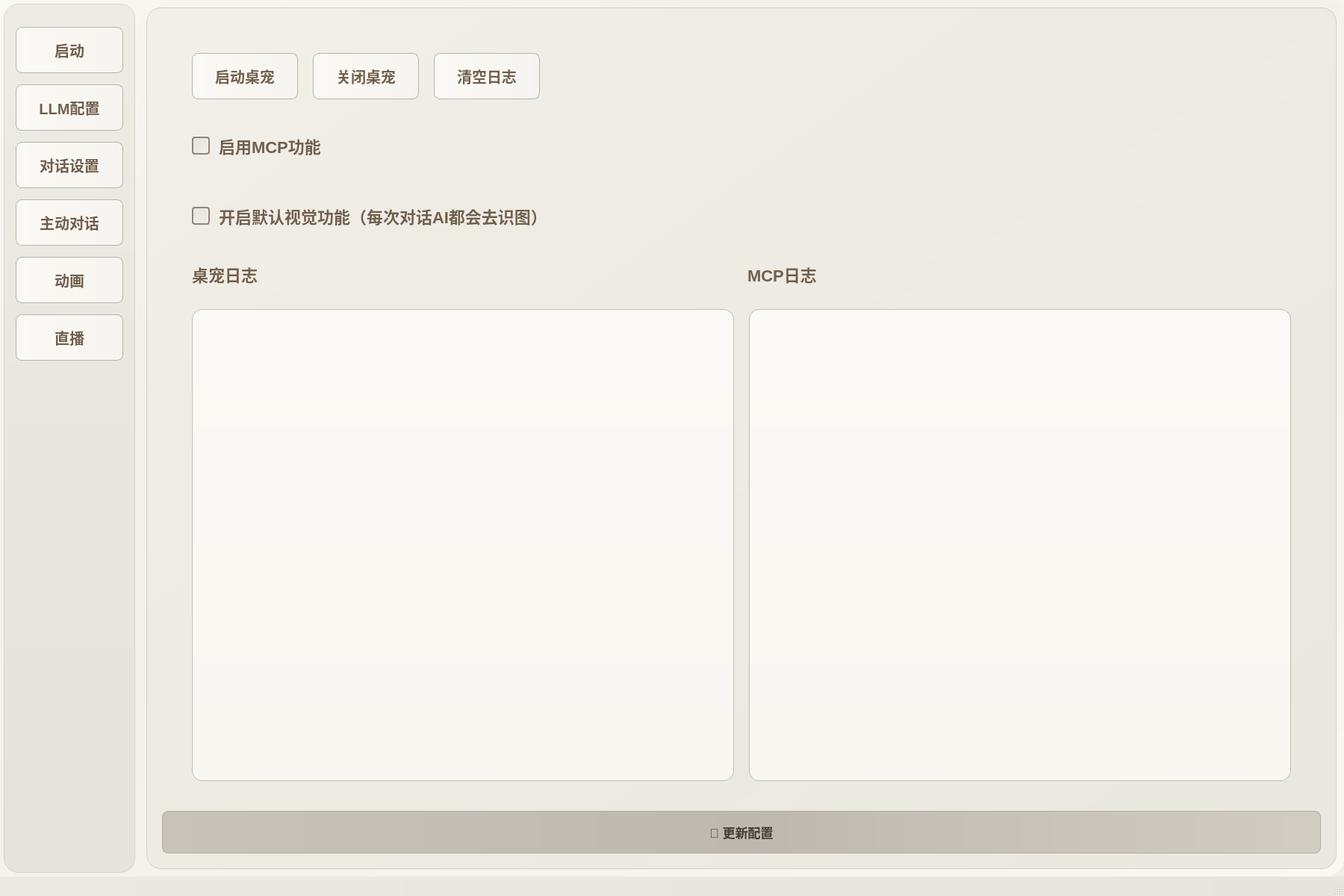
<?xml version="1.0" encoding="UTF-8"?>
<ui version="4.0">
 <class>MainWindow</class>
 <widget class="QMainWindow" name="MainWindow">
  <property name="geometry">
   <rect>
    <x>0</x>
    <y>0</y>
    <width>1800</width>
    <height>1200</height>
   </rect>
  </property>
  <property name="windowTitle">
   <string>AI桌宠控制中心</string>
  </property>
  <property name="styleSheet">
   <string notr="true">/* 主窗口背景 - 浅色渐变 */
QMainWindow {
    background: qlineargradient(x1:0, y1:0, x2:1, y2:1, stop:0 rgba(250, 249, 245, 255), stop:0.5 rgba(245, 243, 235, 255), stop:1 rgba(240, 238, 230, 255));
    border-radius: 25px;
}

/* 中央部件 - 浅色渐变 */
QWidget#centralwidget {
    background: qlineargradient(x1:0, y1:0, x2:1, y2:1, stop:0 rgba(248, 247, 242, 255), stop:0.3 rgba(242, 240, 232, 255), stop:0.7 rgba(245, 243, 235, 255), stop:1 rgba(250, 248, 240, 255));
    border-radius: 25px;
}

/* 侧边栏样式 - 浅灰渐变 */
QFrame#sidebar {
    background: qlineargradient(x1:0, y1:0, x2:0, y2:1, stop:0 rgba(235, 233, 225, 200), stop:0.5 rgba(230, 228, 220, 200), stop:1 rgba(225, 223, 215, 200));
    border: 1px solid rgba(200, 195, 185, 150);
    border-radius: 20px;
    margin: 5px;
}

/* 导航按钮样式 */
QPushButton#navButton {
    background: qlineargradient(x1:0, y1:0, x2:1, y2:0, stop:0 rgba(220, 218, 210, 180), stop:1 rgba(215, 213, 205, 180));
    color: rgb(114, 95, 77);
    text-align: left;
    padding: 20px 25px;
    border: 1px solid rgba(180, 175, 165, 120);
    border-radius: 12px;
    font-size: 20px;
    font-family: "Microsoft YaHei", "SimHei", sans-serif;
    font-weight: bold;
    margin: 5px 0px;
}

QPushButton#navButton:hover {
    background: qlineargradient(x1:0, y1:0, x2:1, y2:0, stop:0 rgba(210, 205, 195, 220), stop:1 rgba(200, 195, 185, 220));
    color: rgb(60, 55, 45);
    border: 1px solid rgba(160, 155, 145, 180);
    box-shadow: 0px 2px 8px rgba(140, 135, 125, 60);
}

QPushButton#navButton:checked {
    background: qlineargradient(x1:0, y1:0, x2:1, y2:0, stop:0 rgba(190, 185, 175, 255), stop:1 rgba(180, 175, 165, 255));
    color: rgb(40, 35, 25);
    font-weight: bold;
    border: 2px solid rgba(120, 115, 105, 220);
    box-shadow: 0px 2px 15px rgba(100, 95, 85, 100);
}

/* 主内容区域 - 浅色毛玻璃效果 */
QFrame#contentArea {
    background: qlineargradient(x1:0, y1:0, x2:1, y2:1, stop:0 rgba(240, 238, 230, 200), stop:0.5 rgba(235, 233, 225, 200), stop:1 rgba(230, 228, 220, 200));
    border: 1px solid rgba(200, 195, 185, 180);
    border-radius: 20px;
    margin: 10px;
    padding: 0px;
}

/* 堆叠控件背景 */
QStackedWidget {
    background-color: transparent;
}

/* 页面背景 */
QWidget#page, QWidget#page_2, QWidget#page_3, QWidget#page_4, QWidget#page_5, QWidget#page_6 {
    background-color: transparent;
}

/* 标签样式 */
QLabel {
    color: rgb(114, 95, 77);
    font-size: 22px;
    font-family: "Microsoft YaHei", "SimHei", sans-serif;
    font-weight: bold;
    background-color: transparent;
}

/* 输入框样式 - 浅色毛玻璃效果 */
QLineEdit {
    background: qlineargradient(x1:0, y1:0, x2:0, y2:1, stop:0 rgba(250, 249, 245, 255), stop:1 rgba(248, 247, 242, 255));
    border: 1px solid rgba(180, 175, 165, 200);
    border-radius: 14px;
    padding: 12px 18px;
    color: rgb(114, 95, 77);
    font-size: 22px;
    font-family: "Microsoft YaHei", "SimHei", sans-serif;
    font-weight: bold;
}

QLineEdit:focus {
    border: 2px solid rgb(140, 135, 125);
    background: qlineargradient(x1:0, y1:0, x2:0, y2:1, stop:0 rgba(215, 213, 205, 255), stop:1 rgba(225, 223, 215, 255));
    box-shadow: 0px 0px 15px rgba(120, 115, 105, 80);
}

/* 文本编辑框样式 - 浅色毛玻璃效果 */
QTextEdit {
    background: qlineargradient(x1:0, y1:0, x2:0, y2:1, stop:0 rgba(250, 249, 245, 255), stop:1 rgba(248, 247, 242, 255));
    border: 1px solid rgba(180, 175, 165, 200);
    border-radius: 14px;
    padding: 15px;
    color: rgb(114, 95, 77);
    font-size: 22px;
    font-family: "Microsoft YaHei", "SimHei", sans-serif;
    font-weight: bold;
}

QTextEdit:focus {
    border: 2px solid rgb(140, 135, 125);
    background: qlineargradient(x1:0, y1:0, x2:0, y2:1, stop:0 rgba(245, 244, 240, 255), stop:1 rgba(248, 247, 242, 255));
    box-shadow: 0px 0px 15px rgba(120, 115, 105, 80);
}

/* 复选框样式 */
QCheckBox {
    color: rgb(114, 95, 77);
    font-size: 22px;
    font-family: "Microsoft YaHei", "SimHei", sans-serif;
    font-weight: bold;
    spacing: 12px;
    margin: 15px 0px;
    background-color: transparent;
}

QCheckBox::indicator {
    width: 20px;
    height: 20px;
    border-radius: 4px;
    border: 2px solid rgb(140, 135, 125);
    background: qlineargradient(x1:0, y1:0, x2:1, y2:1, stop:0 rgba(230, 228, 220, 255), stop:1 rgba(240, 238, 230, 255));
}

QCheckBox::indicator:checked {
    background: qlineargradient(x1:0, y1:0, x2:1, y2:1, stop:0 rgba(120, 115, 105, 255), stop:1 rgba(100, 95, 85, 255));
    border: 2px solid rgb(80, 75, 65);
}

QCheckBox::indicator:hover {
    border: 2px solid rgb(100, 95, 85);
    box-shadow: 0px 0px 8px rgba(120, 115, 105, 60);
}

/* 按钮样式 - 浅色渐变 */
QPushButton {
    background: qlineargradient(x1:0, y1:0, x2:1, y2:0, stop:0 rgba(250, 249, 245, 255), stop:0.5 rgba(248, 247, 242, 255), stop:1 rgba(245, 244, 240, 255));
    color: rgb(114, 95, 77);
    border: 1px solid rgba(160, 155, 145, 180);
    border-radius: 8px;
    padding: 15px 30px;
    font-size: 20px;
    font-family: "Microsoft YaHei", "SimHei", sans-serif;
    font-weight: bold;
}

QPushButton:hover {
    background: qlineargradient(x1:0, y1:0, x2:1, y2:0, stop:0 rgba(180, 175, 165, 255), stop:1 rgba(170, 165, 155, 255));
    color: rgb(40, 35, 25);
    box-shadow: 0px 4px 20px rgba(120, 115, 105, 120);
}

QPushButton:pressed {
    background: qlineargradient(x1:0, y1:0, x2:1, y2:0, stop:0 rgba(160, 155, 145, 255), stop:1 rgba(150, 145, 135, 255));
}

/* 控制按钮特殊样式 */
QPushButton#startButton {
    background: qlineargradient(x1:0, y1:0, x2:1, y2:0, stop:0 rgba(144, 238, 144, 255), stop:1 rgba(152, 251, 152, 255));
    color: rgb(34, 139, 34);
}

QPushButton#stopButton {
    background: qlineargradient(x1:0, y1:0, x2:1, y2:0, stop:0 rgba(255, 182, 193, 255), stop:1 rgba(255, 160, 122, 255));
    color: rgb(139, 69, 19);
}

/* 动作按钮特殊样式 */
QPushButton#motionButton {
    background: qlineargradient(x1:0, y1:0, x2:1, y2:0, stop:0 rgba(173, 216, 230, 255), stop:1 rgba(135, 206, 250, 255));
    color: rgb(25, 25, 112);
    padding: 12px 20px;
    font-size: 16px;
    margin: 5px;
}

QPushButton#motionButton:hover {
    background: qlineargradient(x1:0, y1:0, x2:1, y2:0, stop:0 rgba(135, 206, 250, 255), stop:1 rgba(100, 149, 237, 255));
    color: rgb(0, 0, 139);
}

/* 保存按钮特殊样式 */
QPushButton#saveConfigButton {
    background: qlineargradient(x1:0, y1:0, x2:1, y2:0, stop:0 rgba(200, 195, 185, 255), stop:0.5 rgba(190, 185, 175, 255), stop:1 rgba(210, 205, 195, 255));
    color: rgb(70, 65, 55);
    font-size: 17px;
    font-weight: bold;
    padding: 15px;
}

QPushButton#saveConfigButton:hover {
    background: qlineargradient(x1:0, y1:0, x2:1, y2:0, stop:0 rgba(170, 165, 155, 255), stop:1 rgba(160, 155, 145, 255));
    color: rgb(40, 35, 25);
    box-shadow: 0px 4px 20px rgba(120, 115, 105, 120);
}

/* 滚动条样式 */
QScrollBar:vertical {
    background: qlineargradient(x1:0, y1:0, x2:1, y2:0, stop:0 rgba(225, 223, 215, 255), stop:1 rgba(235, 233, 225, 255));
    width: 10px;
    border-radius: 5px;
}

QScrollBar::handle:vertical {
    background: qlineargradient(x1:0, y1:0, x2:1, y2:0, stop:0 rgba(160, 155, 145, 255), stop:1 rgba(140, 135, 125, 255));
    border-radius: 5px;
    min-height: 20px;
}

QScrollBar::handle:vertical:hover {
    background: qlineargradient(x1:0, y1:0, x2:1, y2:0, stop:0 rgba(120, 115, 105, 255), stop:1 rgba(100, 95, 85, 255));
}

QScrollBar::add-line:vertical, QScrollBar::sub-line:vertical {
    height: 0px;
}

/* 标题样式 */
QLabel#sectionTitle {
    color: rgb(114, 95, 77);
    font-size: 28px;
    font-family: "Microsoft YaHei", "SimHei", sans-serif;
    font-weight: bold;
    padding: 15px 0px;
    margin-bottom: 20px;
    background-color: transparent;
}

/* 子标题样式 */
QLabel#subTitle {
    font-weight: bold; 
    font-size: 16px;
    margin: 20px 0px 10px 0px;
    background-color: transparent;
    color: rgb(114, 95, 77);
}

/* 菜单栏样式 */
QMenuBar {
    background: qlineargradient(x1:0, y1:0, x2:1, y2:0, stop:0 rgba(235, 233, 225, 255), stop:1 rgba(230, 228, 220, 255));
    color: rgb(70, 65, 55);
    font-size: 18px;
    font-family: "Microsoft YaHei", "SimHei", sans-serif;
    font-weight: bold;
    border-radius: 25px 25px 0px 0px;
}

QMenuBar::item:selected {
    background: qlineargradient(x1:0, y1:0, x2:1, y2:0, stop:0 rgba(200, 195, 185, 255), stop:1 rgba(180, 175, 165, 255));
    color: rgb(40, 35, 25);
}

/* 状态栏样式 */
QStatusBar {
    background: qlineargradient(x1:0, y1:0, x2:1, y2:0, stop:0 rgba(235, 233, 225, 255), stop:1 rgba(230, 228, 220, 255));
    color: rgb(70, 65, 55);
    font-size: 18px;
    font-family: "Microsoft YaHei", "SimHei", sans-serif;
    font-weight: bold;
    border-radius: 0px 0px 25px 25px;
}</string>
  </property>
  <widget class="QWidget" name="centralwidget">
   <layout class="QHBoxLayout" name="horizontalLayout">
    <property name="spacing">
     <number>0</number>
    </property>
    <property name="leftMargin">
     <number>0</number>
    </property>
    <property name="topMargin">
     <number>0</number>
    </property>
    <property name="rightMargin">
     <number>0</number>
    </property>
    <property name="bottomMargin">
     <number>0</number>
    </property>
    <item>
     <widget class="QFrame" name="sidebar">
      <property name="maximumSize">
       <size>
        <width>240</width>
        <height>16777215</height>
       </size>
      </property>
      <property name="frameShape">
       <enum>QFrame::NoFrame</enum>
      </property>
      <layout class="QVBoxLayout" name="verticalLayout">
       <property name="spacing">
        <number>15</number>
       </property>
       <property name="leftMargin">
        <number>15</number>
       </property>
       <property name="topMargin">
        <number>30</number>
       </property>
       <property name="rightMargin">
        <number>15</number>
       </property>
       <property name="bottomMargin">
        <number>30</number>
       </property>
       <item>
        <widget class="QPushButton" name="pushButton_3">
         <property name="objectName">
          <string>navButton</string>
         </property>
         <property name="text">
          <string>启动</string>
         </property>
         <property name="checkable">
          <bool>true</bool>
         </property>
         <property name="checked">
          <bool>true</bool>
         </property>
        </widget>
       </item>
       <item>
        <widget class="QPushButton" name="pushButton">
         <property name="objectName">
          <string>navButton</string>
         </property>
         <property name="text">
          <string>LLM配置</string>
         </property>
         <property name="checkable">
          <bool>true</bool>
         </property>
        </widget>
       </item>
       <item>
        <widget class="QPushButton" name="pushButton_5">
         <property name="objectName">
          <string>navButton</string>
         </property>
         <property name="text">
          <string>对话设置</string>
         </property>
         <property name="checkable">
          <bool>true</bool>
         </property>
        </widget>
       </item>
       <item>
        <widget class="QPushButton" name="pushButton_6">
         <property name="objectName">
          <string>navButton</string>
         </property>
         <property name="text">
          <string>主动对话</string>
         </property>
         <property name="checkable">
          <bool>true</bool>
         </property>
        </widget>
       </item>
       <item>
        <widget class="QPushButton" name="pushButton_animation">
         <property name="objectName">
          <string>navButton</string>
         </property>
         <property name="text">
          <string>动画</string>
         </property>
         <property name="checkable">
          <bool>true</bool>
         </property>
        </widget>
       </item>
       <item>
        <widget class="QPushButton" name="pushButton_2">
         <property name="objectName">
          <string>navButton</string>
         </property>
         <property name="text">
          <string>直播</string>
         </property>
         <property name="checkable">
          <bool>true</bool>
         </property>
        </widget>
       </item>
       <item>
        <spacer name="verticalSpacer_2">
         <property name="orientation">
          <enum>Qt::Vertical</enum>
         </property>
         <property name="sizeHint" stdset="0">
          <size>
           <width>20</width>
           <height>40</height>
          </size>
         </property>
        </spacer>
       </item>
      </layout>
     </widget>
    </item>
    <item>
     <widget class="QFrame" name="contentArea">
      <property name="frameShape">
       <enum>QFrame::NoFrame</enum>
      </property>
      <layout class="QVBoxLayout" name="verticalLayout_2">
       <property name="spacing">
        <number>0</number>
       </property>
       <property name="leftMargin">
        <number>20</number>
       </property>
       <property name="topMargin">
        <number>20</number>
       </property>
       <property name="rightMargin">
        <number>20</number>
       </property>
       <property name="bottomMargin">
        <number>20</number>
       </property>
       <item>
        <widget class="QStackedWidget" name="stackedWidget">
         <property name="currentIndex">
          <number>0</number>
         </property>
         <!-- 启动页面 -->
         <widget class="QWidget" name="page">
          <layout class="QVBoxLayout" name="page_layout">
           <property name="spacing">
            <number>30</number>
           </property>
           <property name="leftMargin">
            <number>40</number>
           </property>
           <property name="topMargin">
            <number>40</number>
           </property>
           <property name="rightMargin">
            <number>40</number>
           </property>
           <property name="bottomMargin">
            <number>40</number>
           </property>
           <item>
            <layout class="QHBoxLayout" name="button_layout">
             <property name="spacing">
              <number>20</number>
             </property>
             <item>
              <widget class="QPushButton" name="pushButton_8">
               <property name="objectName">
                <string>startButton</string>
               </property>
               <property name="text">
                <string>启动桌宠</string>
               </property>
              </widget>
             </item>
             <item>
              <widget class="QPushButton" name="pushButton_7">
               <property name="objectName">
                <string>stopButton</string>
               </property>
               <property name="enabled">
                <bool>true</bool>
               </property>
               <property name="text">
                <string>关闭桌宠</string>
               </property>
              </widget>
             </item>
             <item>
              <widget class="QPushButton" name="pushButton_clearLog">
               <property name="text">
                <string>清空日志</string>
               </property>
              </widget>
             </item>
             <item>
              <spacer name="horizontalSpacer_buttons">
               <property name="orientation">
                <enum>Qt::Horizontal</enum>
               </property>
               <property name="sizeHint" stdset="0">
                <size>
                 <width>40</width>
                 <height>20</height>
                </size>
               </property>
              </spacer>
             </item>
            </layout>
           </item>
           <item>
            <widget class="QCheckBox" name="checkBox_mcp">
             <property name="text">
              <string>启用MCP功能</string>
             </property>
            </widget>
           </item>
           <item>
            <widget class="QCheckBox" name="checkBox_5">
             <property name="text">
              <string>开启默认视觉功能（每次对话AI都会去识图）</string>
             </property>
            </widget>
           </item>
           <item>
            <layout class="QHBoxLayout" name="log_labels_layout">
             <property name="spacing">
              <number>20</number>
             </property>
             <item>
              <widget class="QLabel" name="label">
               <property name="objectName">
                <string>subTitle</string>
               </property>
               <property name="text">
                <string>桌宠日志</string>
               </property>
              </widget>
             </item>
             <item>
              <spacer name="horizontalSpacer_logs">
               <property name="orientation">
                <enum>Qt::Horizontal</enum>
               </property>
               <property name="sizeHint" stdset="0">
                <size>
                 <width>40</width>
                 <height>20</height>
                </size>
               </property>
              </spacer>
             </item>
             <item>
              <widget class="QLabel" name="label_2">
               <property name="objectName">
                <string>subTitle</string>
               </property>
               <property name="text">
                <string>MCP日志</string>
               </property>
              </widget>
             </item>
             <item>
              <spacer name="horizontalSpacer_logs2">
               <property name="orientation">
                <enum>Qt::Horizontal</enum>
               </property>
               <property name="sizeHint" stdset="0">
                <size>
                 <width>40</width>
                 <height>20</height>
                </size>
               </property>
              </spacer>
             </item>
            </layout>
           </item>
           <item>
            <layout class="QHBoxLayout" name="logs_layout">
             <property name="spacing">
              <number>20</number>
             </property>
             <item>
              <widget class="QTextEdit" name="textEdit_2">
               <property name="readOnly">
                <bool>true</bool>
               </property>
              </widget>
             </item>
             <item>
              <widget class="QTextEdit" name="textEdit">
               <property name="readOnly">
                <bool>true</bool>
               </property>
              </widget>
             </item>
            </layout>
           </item>
          </layout>
         </widget>
         <!-- LLM配置页面 -->
         <widget class="QWidget" name="page_2">
          <layout class="QVBoxLayout" name="page2_layout">
           <property name="spacing">
            <number>30</number>
           </property>
           <property name="leftMargin">
            <number>40</number>
           </property>
           <property name="topMargin">
            <number>40</number>
           </property>
           <property name="rightMargin">
            <number>40</number>
           </property>
           <property name="bottomMargin">
            <number>40</number>
           </property>
           <item>
            <layout class="QFormLayout" name="formLayout">
             <property name="horizontalSpacing">
              <number>30</number>
             </property>
             <property name="verticalSpacing">
              <number>25</number>
             </property>
             <item row="0" column="0">
              <widget class="QLabel" name="label_3">
               <property name="text">
                <string>API KEY:</string>
               </property>
               <property name="objectName">
                <string>subTitle</string>
               </property>
              </widget>
             </item>
             <item row="0" column="1">
              <widget class="QLineEdit" name="lineEdit"/>
             </item>
             <item row="1" column="0">
              <widget class="QLabel" name="label_4">
               <property name="text">
                <string>API URL:</string>
               </property>
               <property name="objectName">
                <string>subTitle</string>
               </property>
              </widget>
             </item>
             <item row="1" column="1">
              <widget class="QLineEdit" name="lineEdit_2"/>
             </item>
             <item row="2" column="0">
              <widget class="QLabel" name="label_5">
               <property name="text">
                <string>模型名称：</string>
               </property>
               <property name="objectName">
                <string>subTitle</string>
               </property>
              </widget>
             </item>
             <item row="2" column="1">
              <widget class="QLineEdit" name="lineEdit_3"/>
             </item>
            </layout>
           </item>
           <item>
            <widget class="QLabel" name="label_6">
             <property name="text">
              <string>AI人设：</string>
             </property>
             <property name="objectName">
              <string>subTitle</string>
             </property>
            </widget>
           </item>
           <item>
            <widget class="QTextEdit" name="textEdit_3">
             <property name="minimumSize">
              <size>
               <width>0</width>
               <height>400</height>
              </size>
             </property>
            </widget>
           </item>
          </layout>
         </widget>
         <!-- 对话设置页面 -->
         <widget class="QWidget" name="page_3">
          <layout class="QVBoxLayout" name="page3_layout">
           <property name="spacing">
            <number>30</number>
           </property>
           <property name="leftMargin">
            <number>40</number>
           </property>
           <property name="topMargin">
            <number>40</number>
           </property>
           <property name="rightMargin">
            <number>40</number>
           </property>
           <property name="bottomMargin">
            <number>40</number>
           </property>
           <item>
            <layout class="QHBoxLayout" name="opening_layout">
             <property name="spacing">
              <number>20</number>
             </property>
             <item>
              <widget class="QLabel" name="label_7">
               <property name="text">
                <string>开场白：</string>
               </property>
               <property name="minimumSize">
                <size>
                 <width>100</width>
                 <height>0</height>
                </size>
               </property>
               <property name="objectName">
                <string>subTitle</string>
               </property>
              </widget>
             </item>
             <item>
              <widget class="QLineEdit" name="lineEdit_4"/>
             </item>
            </layout>
           </item>
           <item>
            <widget class="QCheckBox" name="checkBox_3">
             <property name="text">
              <string>文字输入框（可打字交互）</string>
             </property>
            </widget>
           </item>
           <item>
            <layout class="QHBoxLayout" name="max_msg_layout">
             <property name="spacing">
              <number>20</number>
             </property>
             <item>
              <widget class="QLabel" name="label_10">
               <property name="text">
                <string>最大消息数：</string>
               </property>
               <property name="objectName">
                <string>subTitle</string>
               </property>
              </widget>
             </item>
             <item>
              <widget class="QLineEdit" name="lineEdit_5">
               <property name="maximumSize">
                <size>
                 <width>150</width>
                 <height>16777215</height>
                </size>
               </property>
              </widget>
             </item>
             <item>
              <spacer name="horizontalSpacer_3">
               <property name="orientation">
                <enum>Qt::Horizontal</enum>
               </property>
               <property name="sizeHint" stdset="0">
                <size>
                 <width>40</width>
                 <height>20</height>
                </size>
               </property>
              </spacer>
             </item>
            </layout>
           </item>
           <item>
            <widget class="QCheckBox" name="checkBox_4">
             <property name="text">
              <string>启用上下文限制（超出对话轮次截断）</string>
             </property>
            </widget>
           </item>
           <item>
            <spacer name="verticalSpacer_5">
             <property name="orientation">
              <enum>Qt::Vertical</enum>
             </property>
             <property name="sizeHint" stdset="0">
              <size>
               <width>20</width>
               <height>40</height>
              </size>
             </property>
            </spacer>
           </item>
          </layout>
         </widget>
         <!-- 主动对话页面 -->
         <widget class="QWidget" name="page_5">
          <layout class="QVBoxLayout" name="page5_layout">
           <property name="spacing">
            <number>30</number>
           </property>
           <property name="leftMargin">
            <number>40</number>
           </property>
           <property name="topMargin">
            <number>40</number>
           </property>
           <property name="rightMargin">
            <number>40</number>
           </property>
           <property name="bottomMargin">
            <number>40</number>
           </property>
           <item>
            <widget class="QCheckBox" name="checkBox">
             <property name="text">
              <string>启动主动对话</string>
             </property>
            </widget>
           </item>
           <item>
            <layout class="QHBoxLayout" name="interval_layout">
             <property name="spacing">
              <number>20</number>
             </property>
             <item>
              <widget class="QLabel" name="label_interval">
               <property name="text">
                <string>间隔（秒）：</string>
               </property>
               <property name="minimumSize">
                <size>
                 <width>120</width>
                 <height>0</height>
                </size>
               </property>
               <property name="objectName">
                <string>subTitle</string>
               </property>
              </widget>
             </item>
             <item>
              <widget class="QLineEdit" name="lineEdit_interval">
               <property name="maximumSize">
                <size>
                 <width>150</width>
                 <height>16777215</height>
                </size>
               </property>
              </widget>
             </item>
             <item>
              <spacer name="horizontalSpacer_4">
               <property name="orientation">
                <enum>Qt::Horizontal</enum>
               </property>
               <property name="sizeHint" stdset="0">
                <size>
                 <width>40</width>
                 <height>20</height>
                </size>
               </property>
              </spacer>
             </item>
            </layout>
           </item>
           <item>
            <layout class="QHBoxLayout" name="idle_time_layout">
             <property name="spacing">
              <number>20</number>
             </property>
             <item>
              <widget class="QLabel" name="label_idle_time">
               <property name="text">
                <string>空闲时间（秒）：</string>
               </property>
               <property name="minimumSize">
                <size>
                 <width>120</width>
                 <height>0</height>
                </size>
               </property>
               <property name="objectName">
                <string>subTitle</string>
               </property>
              </widget>
             </item>
             <item>
              <widget class="QLineEdit" name="lineEdit_idle_time">
               <property name="maximumSize">
                <size>
                 <width>150</width>
                 <height>16777215</height>
                </size>
               </property>
              </widget>
             </item>
             <item>
              <spacer name="horizontalSpacer_5">
               <property name="orientation">
                <enum>Qt::Horizontal</enum>
               </property>
               <property name="sizeHint" stdset="0">
                <size>
                 <width>40</width>
                 <height>20</height>
                </size>
               </property>
              </spacer>
             </item>
            </layout>
           </item>
           <item>
            <spacer name="verticalSpacer_8">
             <property name="orientation">
              <enum>Qt::Vertical</enum>
             </property>
             <property name="sizeHint" stdset="0">
              <size>
               <width>20</width>
               <height>40</height>
              </size>
             </property>
            </spacer>
           </item>
          </layout>
         </widget>
         <!-- 动画控制页面 -->
         <widget class="QWidget" name="page_6">
          <layout class="QVBoxLayout" name="page6_layout">
           <property name="spacing">
            <number>30</number>
           </property>
           <property name="leftMargin">
            <number>40</number>
           </property>
           <property name="topMargin">
            <number>40</number>
           </property>
           <property name="rightMargin">
            <number>40</number>
           </property>
           <property name="bottomMargin">
            <number>40</number>
           </property>
           <item>
            <widget class="QLabel" name="label_animation_title">
             <property name="text">
              <string>🎭 动画控制面板</string>
             </property>
             <property name="objectName">
              <string>sectionTitle</string>
             </property>
            </widget>
           </item>
           <item>
            <layout class="QHBoxLayout" name="motionButtonsLayout">
             <property name="spacing">
              <number>30</number>
             </property>
             <item>
              <widget class="QPushButton" name="start_singing_btn">
               <property name="objectName">
                <string>motionButton</string>
               </property>
               <property name="text">
                <string>🎵 开始唱歌</string>
               </property>
               <property name="minimumSize">
                <size>
                 <width>300</width>
                 <height>100</height>
                </size>
               </property>
              </widget>
             </item>
             <item>
              <widget class="QPushButton" name="stop_singing_btn">
               <property name="objectName">
                <string>motionButton</string>
               </property>
               <property name="text">
                <string>🛑 停止唱歌</string>
               </property>
               <property name="minimumSize">
                <size>
                 <width>300</width>
                 <height>100</height>
                </size>
               </property>
              </widget>
             </item>
            </layout>
           </item>
           <item>
            <spacer name="verticalSpacer_motion">
             <property name="orientation">
              <enum>Qt::Vertical</enum>
             </property>
             <property name="sizeHint" stdset="0">
              <size>
               <width>20</width>
               <height>40</height>
              </size>
             </property>
            </spacer>
           </item>
          </layout>
         </widget>
         <!-- 直播页面 -->
         <widget class="QWidget" name="page_4">
          <layout class="QVBoxLayout" name="page4_layout">
           <property name="spacing">
            <number>30</number>
           </property>
           <property name="leftMargin">
            <number>40</number>
           </property>
           <property name="topMargin">
            <number>40</number>
           </property>
           <property name="rightMargin">
            <number>40</number>
           </property>
           <property name="bottomMargin">
            <number>40</number>
           </property>
           <item>
            <widget class="QCheckBox" name="checkBox_2">
             <property name="text">
              <string>开启直播功能</string>
             </property>
            </widget>
           </item>
           <item>
            <layout class="QHBoxLayout" name="bilibili_layout">
             <property name="spacing">
              <number>20</number>
             </property>
             <item>
              <widget class="QLabel" name="label_12">
               <property name="text">
                <string>哔哩哔哩直播房号：</string>
               </property>
               <property name="minimumSize">
                <size>
                 <width>180</width>
                 <height>0</height>
                </size>
               </property>
               <property name="objectName">
                <string>subTitle</string>
               </property>
              </widget>
             </item>
             <item>
              <widget class="QLineEdit" name="lineEdit_6"/>
             </item>
            </layout>
           </item>
           <item>
            <spacer name="verticalSpacer_11">
             <property name="orientation">
              <enum>Qt::Vertical</enum>
             </property>
             <property name="sizeHint" stdset="0">
              <size>
               <width>20</width>
               <height>40</height>
              </size>
             </property>
            </spacer>
           </item>
          </layout>
         </widget>
        </widget>
       </item>
       <item>
        <widget class="QPushButton" name="saveConfigButton">
         <property name="minimumSize">
          <size>
           <width>0</width>
           <height>50</height>
          </size>
         </property>
         <property name="text">
          <string>💾 更新配置</string>
         </property>
        </widget>
       </item>
      </layout>
     </widget>
    </item>
   </layout>
  </widget>
  <widget class="QMenuBar" name="menubar">
   <property name="geometry">
    <rect>
     <x>0</x>
     <y>0</y>
     <width>1800</width>
     <height>22</height>
    </rect>
   </property>
   <property name="styleSheet">
    <string notr="true">QMenuBar {
    background: qlineargradient(x1:0, y1:0, x2:1, y2:0, stop:0 rgba(235, 233, 225, 255), stop:1 rgba(230, 228, 220, 255));
    color: rgb(70, 65, 55);
    font-size: 18px;
    font-family: "Microsoft YaHei", "SimHei", sans-serif;
    font-weight: bold;
    border-radius: 25px 25px 0px 0px;
}

QMenuBar::item:selected {
    background: qlineargradient(x1:0, y1:0, x2:1, y2:0, stop:0 rgba(200, 195, 185, 255), stop:1 rgba(180, 175, 165, 255));
    color: rgb(40, 35, 25);
}</string>
   </property>
  </widget>
  <widget class="QStatusBar" name="statusbar">
   <property name="styleSheet">
    <string notr="true">QStatusBar {
    background: qlineargradient(x1:0, y1:0, x2:1, y2:0, stop:0 rgba(235, 233, 225, 255), stop:1 rgba(230, 228, 220, 255));
    color: rgb(70, 65, 55);
    font-size: 18px;
    font-family: "Microsoft YaHei", "SimHei", sans-serif;
    font-weight: bold;
    border-radius: 0px 0px 25px 25px;
}</string>
   </property>
  </widget>
 </widget>
 <resources/>
 <connections>
  <connection>
   <sender>pushButton_3</sender>
   <signal>clicked()</signal>
   <receiver>stackedWidget</receiver>
   <slot>setCurrentIndex(int)</slot>
   <hints>
    <hint type="sourcelabel">
     <x>110</x>
     <y>200</y>
    </hint>
    <hint type="destinationlabel">
     <x>700</x>
     <y>400</y>
    </hint>
   </hints>
   <slots>
    <slot>setCurrentIndex(0)</slot>
   </slots>
  </connection>
  <connection>
   <sender>pushButton</sender>
   <signal>clicked()</signal>
   <receiver>stackedWidget</receiver>
   <slot>setCurrentIndex(int)</slot>
   <hints>
    <hint type="sourcelabel">
     <x>110</x>
     <y>240</y>
    </hint>
    <hint type="destinationlabel">
     <x>700</x>
     <y>400</y>
    </hint>
   </hints>
   <slots>
    <slot>setCurrentIndex(1)</slot>
   </slots>
  </connection>
  <connection>
   <sender>pushButton_5</sender>
   <signal>clicked()</signal>
   <receiver>stackedWidget</receiver>
   <slot>setCurrentIndex(2)</slot>
   <hints>
    <hint type="sourcelabel">
     <x>110</x>
     <y>280</y>
    </hint>
    <hint type="destinationlabel">
     <x>700</x>
     <y>400</y>
    </hint>
   </hints>
   <slots>
    <slot>setCurrentIndex(2)</slot>
   </slots>
  </connection>
  <connection>
   <sender>pushButton_6</sender>
   <signal>clicked()</signal>
   <receiver>stackedWidget</receiver>
   <slot>setCurrentIndex(int)</slot>
   <hints>
    <hint type="sourcelabel">
     <x>110</x>
     <y>320</y>
    </hint>
    <hint type="destinationlabel">
     <x>700</x>
     <y>400</y>
    </hint>
   </hints>
   <slots>
    <slot>setCurrentIndex(3)</slot>
   </slots>
  </connection>
  <connection>
   <sender>pushButton_animation</sender>
   <signal>clicked()</signal>
   <receiver>stackedWidget</receiver>
   <slot>setCurrentIndex(int)</slot>
   <hints>
    <hint type="sourcelabel">
     <x>110</x>
     <y>360</y>
    </hint>
    <hint type="destinationlabel">
     <x>700</x>
     <y>400</y>
    </hint>
   </hints>
   <slots>
    <slot>setCurrentIndex(5)</slot>
   </slots>
  </connection>
  <connection>
   <sender>pushButton_2</sender>
   <signal>clicked()</signal>
   <receiver>stackedWidget</receiver>
   <slot>setCurrentIndex(int)</slot>
   <hints>
    <hint type="sourcelabel">
     <x>110</x>
     <y>400</y>
    </hint>
    <hint type="destinationlabel">
     <x>700</x>
     <y>400</y>
    </hint>
   </hints>
   <slots>
    <slot>setCurrentIndex(4)</slot>
   </slots>
  </connection>
 </connections>
</ui>
